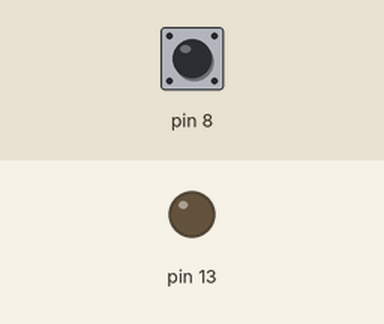
Simulated run of this sketch. Board: Arduino Uno, built with avr-gcc and run on an emulated ATmega328P. Parts: output pins drawn as LEDs (lit = HIGH). The test bench sets the inputs (shaded band); at power-on: pin 8 HIGH. What the sketch prints to the serial monitor is not drawn.

Above: at 1.2 s.
1.3 s: pin 8 pulled LOW for 0.15 s
At 1.4 s:
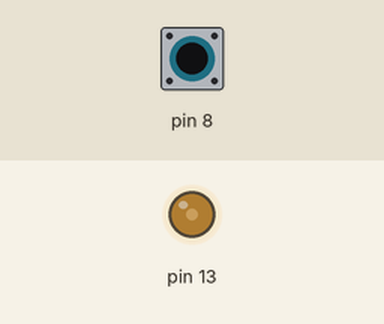
3.0 s: pin 8 pulled LOW for 1 s
At 4.5 s:
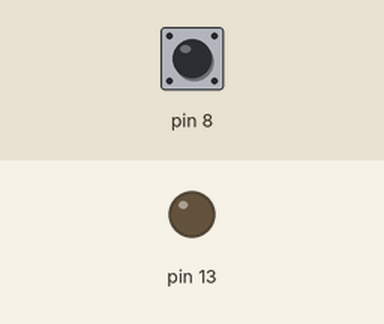
Timing chart, 0 to 6.0 s (numbered marks = the images above; inputs shaded):
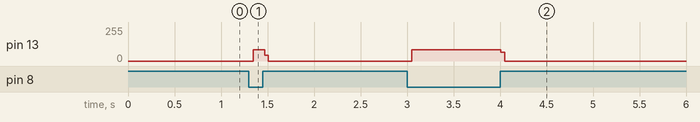

Measured:
- after the input at 1.3 s, pin 13: 0/255 → 84/255 after 0.05 s, → 0/255 0.12 s later
- after the input at 3.0 s, pin 13: 0/255 → 84/255 after 0.05 s, → 0/255 0.96 s later

The sketch:

masui.ino
```cpp
void setup(){
  Serial.begin(9600);
  pinMode(8, INPUT_PULLUP);
  pinMode(13, OUTPUT);
}

void loop(){
  digitalWrite(13, LOW);
  Serial.println(digitalRead(8));
  if(digitalRead(8) == LOW){
    digitalWrite(13, HIGH);
  }
  delay(1);
}
```
